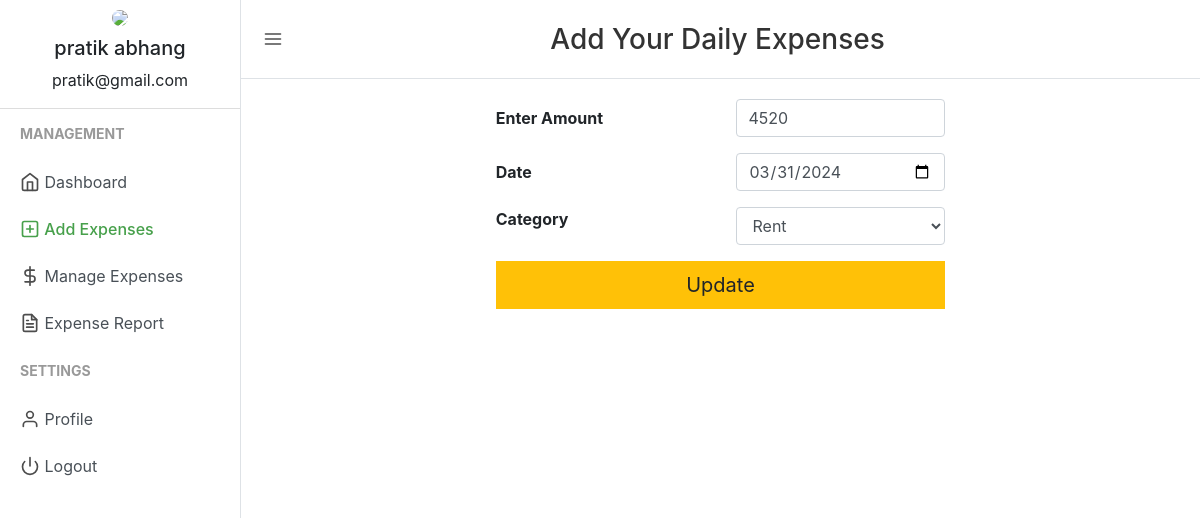
Page /add_expense.php?edit=133 (signed in) on the committed database.
### tables this page shows
CREATE TABLE `users` (
  `user_id` int(11) NOT NULL,
  `firstname` varchar(50) NOT NULL,
  `lastname` varchar(25) NOT NULL,
  `email` varchar(50) NOT NULL,
  `password` varchar(50) NOT NULL
);

CREATE TABLE `expenses` (
  `expense_id` int(20) NOT NULL,
  `user_id` varchar(15) NOT NULL,
  `expense` int(20) NOT NULL,
  `expensedate` varchar(15) NOT NULL,
  `expensecategory` varchar(50) NOT NULL
);

### session.php (called while the page is built, shortened)
<?php
include("config.php");
$sess_email = $_SESSION["email"];
$sql = "SELECT user_id, firstname, lastname, email FROM users WHERE email = '$sess_email'";
$result = $con->query($sql);
if ($result->num_rows > 0) {
  while($row = $result->fetch_assoc()) {
    $userid=$row["user_id"];
    $username =$row["firstname"]." ".$row["lastname"];
    $useremail=$row["email"];
  }
} else {
    $userid="798";
    $username ="SJEC";
    $useremail="mailid@domain.com";
}
?>

### add_expense.php (the view, shortened to what this page needs)
<?php
include("session.php");
$update = false;
$del = false;
$expenseamount = "";
$expensedate = date("Y-m-d");
$expensecategory = "";
if (isset($_GET['edit'])) {
    $id = $_GET['edit'];
    $update = true;
    $record = mysqli_query($con, "SELECT * FROM expenses WHERE user_id='$userid' AND expense_id=$id");
    if (mysqli_num_rows($record) == 1) {
        $n = mysqli_fetch_array($record);
        $expenseamount = $n['expense'];
        $expensedate = $n['expensedate'];
        $expensecategory = $n['expensecategory'];
    } else {
        echo ("WARNING: AUTHORIZATION ERROR: Trying to Access Unauthorized data");
    }
}
?>
<!DOCTYPE html>
<html lang="en">
<head>
        <link href="css/bootstrap.css" rel="stylesheet">
        <link href="css/style.css" rel="stylesheet">
</head>
<body>
    <div class="d-flex" id="wrapper">
    <div class="border-right" id="sidebar-wrapper">
      <div class="user">
        <img class="img img-fluid rounded-circle" src="uploads\default_profile.png" width="120">
        <h5><?php echo $username ?></h5>
        <p><?php echo $useremail ?></p>
      </div>
      <div class="sidebar-heading">Management</div>
      <div class="list-group list-group-flush">
        <a href="index.php" class="list-group-item list-group-item-action"><span data-feather="home"></span> Dashboard</a>
        <a href="add_expense.php" class="list-group-item list-group-item-action sidebar-active"><span data-feather="plus-square"></span> Add Expenses</a>
        <a href="manage_expense.php" class="list-group-item list-group-item-action "><span data-feather="dollar-sign"></span> Manage Expenses</a>
        <a href="expensereport.php" class="list-group-item list-group-item-action"><span data-feather="file-text"></span> Expense Report</a>
      </div>
      <div class="sidebar-heading">Settings </div>
      <div class="list-group list-group-flush">
        <a href="profile.php" class="list-group-item list-group-item-action "><span data-feather="user"></span> Profile</a>
        <a href="logout.php" class="list-group-item list-group-item-action "><span data-feather="power"></span> Logout</a>
      </div>
    </div>
        <div id="page-content-wrapper">
            <nav class="navbar navbar-expand-lg navbar-light  border-bottom">
                <button class="toggler" type="button" id="menu-toggle" aria-expanded="false">
                    <span data-feather="menu"></span>
                </button>
                <div class="col-md-12 text-center">
    <h3 class="try">Add Your Daily Expenses</h3>
</div>
            </nav>
            <div class="container">
                <div class="row ">
                    <div class="col-md-3"></div>
                    <div class="col-md" style="margin:0 auto;">
                        <form action="" method="POST">
                            <div class="form-group row" style="margin-top: 20px;">
                                <label for="expenseamount" class="col-sm-6 col-form-label"><b>Enter Amount</b></label>
                                <div class="col-md-6">
                                    <input type="number" class="form-control col-sm-12" value="<?php echo $expenseamount; ?>" id="expenseamount" name="expenseamount" required>
                                </div>
                            </div>
                            <div class="form-group row">
                                <label for="expensedate" class="col-sm-6 col-form-label"><b>Date</b></label>
                                <div class="col-md-6">
                                    <input type="date" class="form-control col-sm-12" value="<?php echo $expensedate; ?>" name="expensedate" id="expensedate" required>
                                </div>
                            </div>
<fieldset class="form-group">
    <div class="row">
        <label class="col-form-label col-sm-6 pt-0"><b>Category</b></label>
        <div class="col-md">
            <select class="form-control" id="expensecategory" name="expensecategory" required>
                <?php
                $categories_query = "SELECT * FROM expense_categories";
                $categories_result = mysqli_query($con, $categories_query);
                while ($row = mysqli_fetch_assoc($categories_result)) {
                    $category_name = $row['category_name'];
                    $selected = ($category_name === $expensecategory) ? 'selected' : '';
                    echo "<option value=\"$category_name\" $selected>$category_name</option>";
                }
                ?>
            </select>
        </div>
    </div>
</fieldset>
                            <div class="form-group row">
                                <div class="col-md-12 text-right">
                                    <?php if ($update == true) : ?>
                                        <button class="btn btn-lg btn-block btn-warning" style="border-radius: 0%;" type="submit" name="update">Update</button>
                                    <?php elseif ($del == true) : ?>
                                        <button class="btn btn-lg btn-block btn-danger" style="border-radius: 0%;" type="submit" name="delete">Delete</button>
                                    <?php else : ?>
                                        <button type="submit" name="add" class="btn btn-lg btn-block btn-success" style="border-radius: 0%;">Add Expense</button>
                                    <?php endif ?>
                                </div>
                            </div>
                        </form>
                    </div>
                    <div class="col-md-3"></div>
                </div>
            </div>
        </div>
    </div>
</body>
</html>

### css/style.css (style rules this page uses)
body { background-color: #efefef; }
.feather { width: 20px; height: 20px; stroke: #4d4d4d; stroke-width: 2; stroke-linecap: round; stroke-linejoin: round; fill: none; vertical-align: text-bottom; }
.list-group { background-color: #ffffff; }
.list-group-item { border: none; }
.user { text-align: center; border-bottom: 1px solid #ddd; }
.user img { padding: 10px; }
.toggler { color: #000; background-color: #fff; border: none; outline: none; }
.sidebar-active { color: #47a04b; font-weight: 500; }
.sidebar-active .feather { stroke: #47a04b; font-weight: 500; }
#wrapper { overflow-x: hidden; background-color: #fff; }
#sidebar-wrapper { min-height: 100vh; margin-left: -15rem; -webkit-transition: margin 0.25s ease-out; -moz-transition: margin 0.25s ease-out; -o-transition: margin 0.25s ease-out; transition: margin 0.25s ease-out; }
#sidebar-wrapper .sidebar-heading { padding: 0.875rem 1.25rem; font-size: 14px; font-weight: bold; text-transform: uppercase; color: #999; }
#sidebar-wrapper .list-group { width: 15rem; }
#page-content-wrapper { min-width: 100vw; }
@media (min-width: 768px) { #sidebar-wrapper { margin-left: 0; } }
@media (min-width: 768px) { #page-content-wrapper { min-width: 0; width: 100%; } }

### add_expense.php (style rules this page uses)
.try { font-size: 28px; color: #333; padding: 15px 70px 5px 0px; }

### rows in the picture
users: username "pratik abhang", email "pratik@gmail.com"
expenses: expenseamount "4520", expensedate "03/31/2024"

### other values in the picture
form field expensecategory "Rent"
